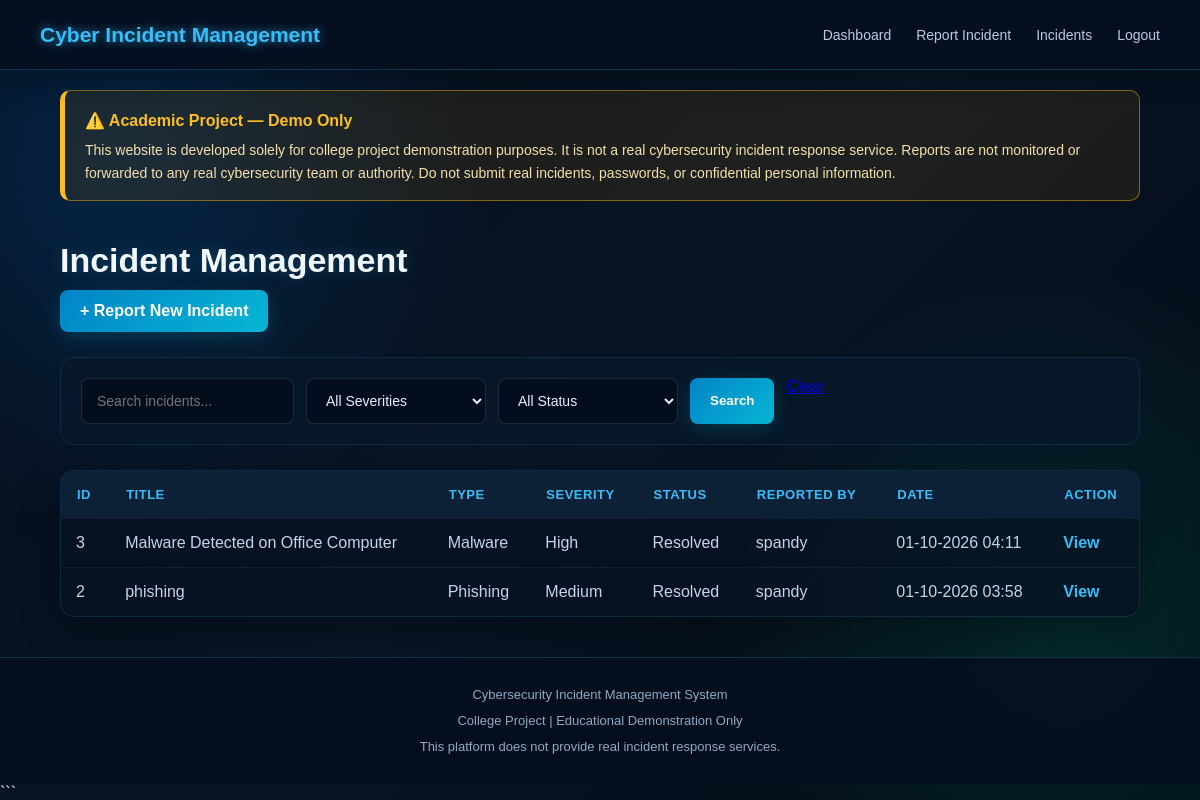
The app's page /incidents (signed in) with its own data.
### backend/app.py (models this page shows)
class Incident(db.Model):
    id = db.Column(
        db.Integer,
        primary_key=True
    )
    title = db.Column(
        db.String(200),
        nullable=False
    )
    incident_type = db.Column(
        db.String(100),
        nullable=False
    )
    description = db.Column(
        db.Text,
        nullable=False
    )
    severity = db.Column(
        db.String(20),
        nullable=False
    )
    status = db.Column(
        db.String(30),
        default="Reported"
    )
    affected_system = db.Column(
        db.String(200)
    )
    evidence_image = db.Column(
        db.String(255)
    )
    assigned_to = db.Column(
        db.String(100)
    )
    created_at = db.Column(
        db.DateTime,
        default=datetime.utcnow
    )
    updated_at = db.Column(
        db.DateTime,
        default=datetime.utcnow
    )
    reported_by = db.Column(
        db.Integer,
        db.ForeignKey("user.id"),
        nullable=False
    )
    responses = db.relationship(
        "Response",
        backref="incident",
        lazy=True,
        cascade="all, delete-orphan"
    )

class User(
    UserMixin,
    db.Model
):
    id = db.Column(
        db.Integer,
        primary_key=True
    )
    name = db.Column(
        db.String(100),
        nullable=False
    )
    email = db.Column(
        db.String(120),
        unique=True,
        nullable=False
    )
    password = db.Column(
        db.String(255),
        nullable=False
    )
    role = db.Column(
        db.String(20),
        default="user"
    )
    incidents = db.relationship(
        "Incident",
        backref="reporter",
        lazy=True
    )

### backend/app.py (the view, shortened to what this page needs)
@app.route("/incidents")
@login_required
def incidents():
    search = request.args.get(
        "search",
        ""
    ).strip()
    severity = request.args.get(
        "severity",
        ""
    )
    status = request.args.get(
        "status",
        ""
    )
    if current_user.role == "admin":
        query = Incident.query
    else:
        query = Incident.query.filter_by(
            reported_by=current_user.id
        )
    if severity:
        query = query.filter_by(
            severity=severity
        )
    if status:
        query = query.filter_by(
            status=status
        )
    incident_list = query.order_by(
        Incident.created_at.desc()
    ).all()
    return render_template(
        "incidents.html",
        incidents=incident_list,
        search=search,
        selected_severity=severity,
        selected_status=status
    )

### backend/app.py (called while the page is built)
@login_manager.user_loader
def load_user(user_id):
    return User.query.get(
        int(user_id)
    )

### frontend/templates/incidents.html (shortened to what this page needs)
{% extends "base.html" %}
{% block content %}
<div class="page-container">
    <h1>Incident Management</h1>
    <div class="top-actions">
        <a class="button"
           href="{{ url_for('report_incident') }}">
            + Report New Incident
        </a>
    </div>
    <div class="filter-box">
        <form method="GET"
              action="{{ url_for('incidents') }}">
            <input
                type="text"
                name="search"
                placeholder="Search incidents..."
                value="{{ search }}"
            >
            <select name="severity">
                <option value="">
                    All Severities
                </option>
            </select>
            <select name="status">
                <option value="">
                    All Status
                </option>
            </select>
            <button type="submit">
                Search
            </button>
            <a href="{{ url_for('incidents') }}">
            </a>
        </form>
    </div>
    {% if incidents %}
    <div class="table-container">
        <table>
            <thead>
                <tr>
                    <th>ID</th>
                    <th>Title</th>
                    <th>Type</th>
                    <th>Severity</th>
                    <th>Status</th>
                    <th>Reported By</th>
                    <th>Date</th>
                    <th>Action</th>
                </tr>
            </thead>
            <tbody>
                {% for incident in incidents %}
                <tr>
                    <td>
                        {{ incident.id }}
                    </td>
                    <td>
                        {{ incident.title }}
                    </td>
                    <td>
                        {{ incident.incident_type }}
                    </td>
                    <td>
                        {{ incident.severity }}
                    </td>
                    <td>
                        {{ incident.status }}
                    </td>
                    <td>
                        {{ incident.reporter.name }}
                    </td>
                    <td>
                        {{ incident.created_at.strftime('%d-%m-%Y %H:%M') }}
                    </td>
                    <td>
                        <a href="{{ url_for(
                            'incident_detail',
                            incident_id=incident.id
                        ) }}">
                            View
                        </a>
                    </td>
                </tr>
                {% endfor %}
            </tbody>
        </table>
    </div>
    {% endif %}
</div>
{% endblock %}

### frontend/static/style.css (style rules this page uses)
* { margin: 0; padding: 0; box-sizing: border-box; }
body { font-family: Arial, Helvetica, sans-serif; min-height: 100vh; color: #e8f1ff; background: radial-gradient(circle at 10% 20%, rgba(0, 140, 255, 0.18), transparent 30%), radial-gradient(circle at 90% 80%, rgba(0, 255, 200, 0.12), transparent 30%), linear-gradient(135deg, #050b18, #081525, #020712); background-attachment: fixed; }
h1 { font-size: 34px; margin-bottom: 10px; color: #f1f7ff; text-shadow: 0 0 15px rgba(56, 189, 248, 0.25); }
.button, button { display: inline-block; padding: 12px 20px; border: none; border-radius: 8px; background: linear-gradient(135deg, #0284c7, #06b6d4); color: white; text-decoration: none; font-weight: bold; cursor: pointer; transition: 0.3s; box-shadow: 0 5px 20px rgba(6, 182, 212, 0.2); }
.table-container { overflow-x: auto; border-radius: 14px; border: 1px solid rgba(56, 189, 248, 0.15); background: rgba(6, 18, 34, 0.75); box-shadow: 0 15px 40px rgba(0, 0, 0, 0.3); }
table { width: 100%; border-collapse: collapse; }
th { padding: 16px; text-align: left; background: rgba(14, 35, 58, 0.9); color: #38bdf8; font-size: 13px; text-transform: uppercase; letter-spacing: 0.5px; }
td { padding: 15px; border-top: 1px solid rgba(255, 255, 255, 0.05); color: #c5d5e8; }
tr { transition: 0.25s; }
td a { color: #38bdf8; text-decoration: none; font-weight: bold; }
.filter-box { padding: 20px; margin: 25px 0; border-radius: 14px; background: rgba(8, 24, 43, 0.75); border: 1px solid rgba(56, 189, 248, 0.12); backdrop-filter: blur(10px); }
.filter-box form { display: flex; gap: 12px; flex-wrap: wrap; }
input, select, textarea { width: 100%; padding: 13px 15px; margin: 8px 0 20px; border-radius: 8px; border: 1px solid rgba(110, 160, 200, 0.2); background: rgba(4, 14, 27, 0.9); color: #e8f1ff; outline: none; font-size: 14px; }
.filter-box input, .filter-box select { width: auto; min-width: 180px; margin: 0; }
option { background: #081525; color: white; }

### records on screen
Incident: id "3", title "Malware Detected on Office Computer", incident_type "Malware", severity "High", status "Resolved", reporter.name "spandy", created_at "01-10-2026 04:11"
Incident: id "2", title "phishing", incident_type "Phishing", severity "Medium", status "Resolved", reporter.name "spandy", created_at "01-10-2026 03:58"
